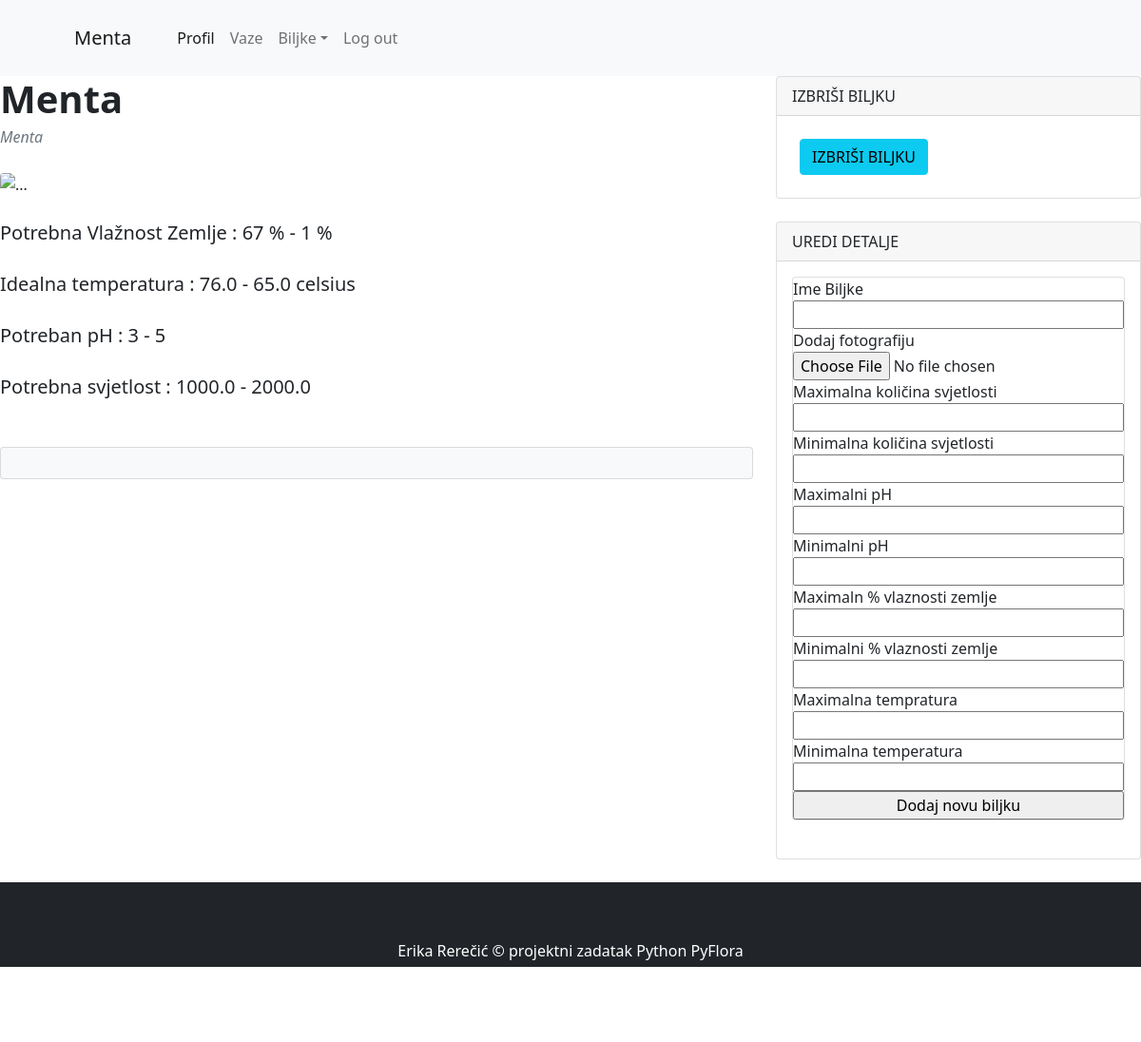
Page /biljka_edit/5 on the committed database.
### app.py (models this page shows)
class Biljke (db.Model):
    __tablename__ = 'Biljke'
    id = db.Column(db.Integer(), primary_key = True )
    ime_biljke = db.Column(db.String(50), unique = True , nullable = False)
    slika = db.Column (db.String(), nullable = False, default = 'prazna_vaza.jpg')
    max_svjetlost = db.Column (db.Float(), nullable = False )
    min_svjetlost = db.Column (db.Float(), nullable = False)
    max_ph = db.Column (db.Integer(), nullable = False)
    min_ph = db.Column (db.Integer(), nullable = False)
    max_vlaznost = db.Column (db.Integer(), nullable = False)
    min_vlaznost = db.Column (db.Integer(), nullable = False)
    max_temp = db.Column (db.Float(), nullable = False)
    min_temp = db.Column (db.Float(), nullable = False)
    vaze = db.relationship('Vaze', backref = 'biljka', lazy = True) #backref kreira column u drugoj tabeli sa kojom spajamo ovu tabelu, One to many relationship

### app.py (the view, shortened to what this page needs)
@app.route('/biljka_edit/<biljka_id>', methods = ['GET' , 'POST'])
def biljka_edit(biljka_id):
    print(biljka_id)
    biljka = Biljke.query.filter_by(id=biljka_id).first()
    print(biljka)
    print(biljka.id)
    form = Form_za_biljke()
    print(form.validate_on_submit())
    return render_template('biljka_edit.html', biljka = biljka, biljka_id=biljka_id , form = form)

### app.py
class Form_za_biljke (FlaskForm):
    ime_biljke = StringField('Ime Biljke')
    slika = FileField('Dodaj fotografiju') #kako dodam fotografij??
    max_svjetlost = FloatField('Maximalna količina svjetlosti')
    min_svjetlost = FloatField('Minimalna količina svjetlosti')
    max_ph = IntegerField('Maximalni pH')
    min_ph = IntegerField('Minimalni pH')
    max_vlaznost = IntegerField('Maximaln % vlaznosti zemlje')
    min_vlaznost = IntegerField('Minimalni % vlaznosti zemlje')
    max_temp = FloatField('Maximalna tempratura')
    min_temp = FloatField('Minimalna temperatura')
    submit = SubmitField('Dodaj novu biljku')

### template/biljka_edit.html (shortened to what this page needs)
{% extends 'layout.html' %}
{% block title %}
{{biljka.ime_biljke}}
{% endblock %}
{% block content %}
<div class="row">
    <div class="col-lg-8">
        <article>
            <header class="mb-4">
                <h1 class="fw-bolder mb-1">{{ biljka.ime_biljke }}</h1>
                <div class="text-muted fst-italic mb-2">{{biljka.ime_biljke}}</div>
            </header>
            <figure class="mb-4"><img class="img-fluid rounded" src="{{ biljka.slika }}" alt="..." /></figure>
            <section class="mb-5">
                <p class="fs-5 mb-4">
                    Potrebna Vlažnost Zemlje : {{ biljka.min_vlaznost }} % - {{ biljka.max_vlaznost }} %
                </p>
                <p class="fs-5 mb-4">
                    Idealna temperatura : {{ biljka.min_temp }} - {{ biljka.max_temp}} celsius
                </p>
                <p class="fs-5 mb-4">
                    Potreban pH : {{ biljka.min_ph }} - {{ biljka.max_ph}}
                </p>
                <p class="fs-5 mb-4">
                    Potrebna svjetlost : {{ biljka.min_svjetlost }} - {{ biljka.max_svjetlost}}
                </p>
            </section>
        </article>
        <section class="mb-5">
            <div class="card bg-light">
                <div class="card-body">
                </div>
            </div>
        </section>
    </div>
    <div class="col-lg-4">
        <div class="card mb-4">
            <div class="card-header">IZBRIŠI BILJKU</div>
            <div class="container">
                <div>
                    <a class="btn btn-info" href="{{url_for('delete_biljka', biljka_id=biljka.id) }}">
                        IZBRIŠI BILJKU
                    </a>
                </div>
                </div>
        </div>
        <div class="card mb-4">
            <div class="card-header">UREDI DETALJE</div>
            <div class="card-body">
                <form method="POST">
                    <div class="card mb-4">
                    {{form.ime_biljke.label}}
                    {{form.ime_biljke}}
                    {{form.slika.label}}
                    {{form.slika}}
                    {{form.max_svjetlost.label}}
                    {{form.max_svjetlost}}
                    {{form.min_svjetlost.label}}
                    {{form.min_svjetlost}}
                    {{form.max_ph.label}}
                    {{form.max_ph}}
                    {{form.min_ph.label}}
                    {{form.min_ph}}
                    {{form.max_vlaznost.label}}
                    {{form.max_vlaznost}}
                    {{form.min_vlaznost.label}}
                    {{form.min_vlaznost}}
                    {{form.max_temp.label}}
                    {{form.max_temp}}
                    {{form.min_temp.label}}
                    {{form.min_temp}}
                    {{form.submit()}}
                    </div>
                </form>
            </div>
        </div>
    </div>
</div>
{% endblock %}

### rows in the picture
Biljke: ime_biljke "Menta", min_vlaznost "67", max_vlaznost "1", min_temp "76.0", max_temp "65.0", min_ph "3", max_ph "5", min_svjetlost "1000.0", max_svjetlost "2000.0"
